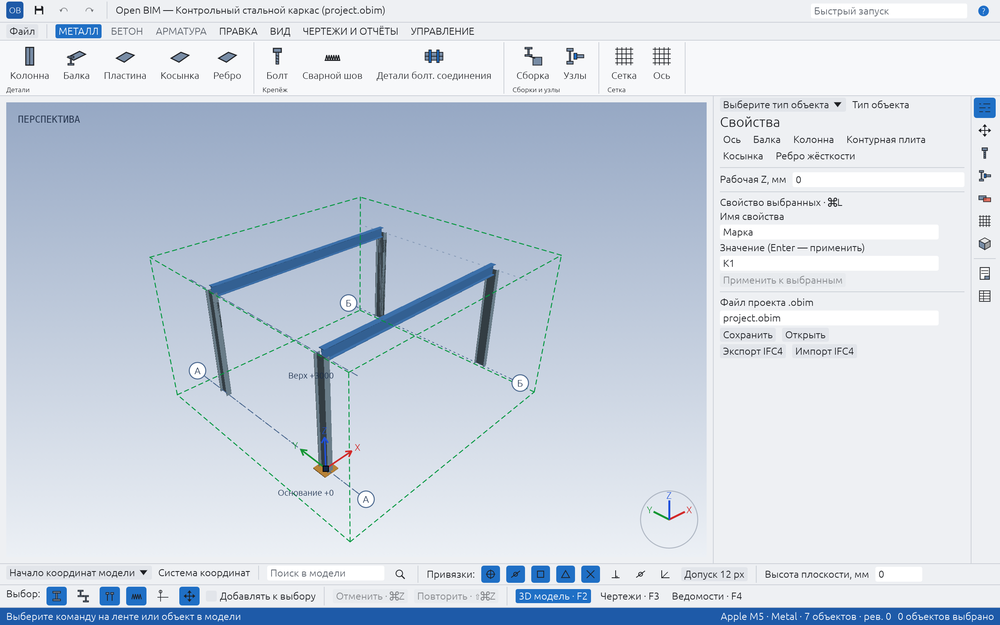
#> input picture tests/ui/viewport-depth/before-zoom-00.png, 1000 x 625 px, shrunk from 2560 x 1600 before the run
$ python ripple_metric.py before-zoom-00.png
#> lines starting #> are read from the running program, lines starting #| are printed output that depends on the picture; after the words box and inside, x2 and y2 are one past the last pixel; in counts of white or black regions, pixels touching at a corner belong together
"""Ripple metric: share of part pixels whose luminance deviates by more than 25
from the median of their 5×5 neighbourhood (dark triangles bleeding through
faces). Background (light gradient, luminance > 150) is excluded.

Usage: ripple_metric.py image.png [x0 y0 x1 y1]   (crop in pixels, optional)
"""
import sys
import numpy as np
from matplotlib import image

img = image.imread(sys.argv[1])[..., :3]
if img.dtype != np.uint8:
    img = (img * 255).astype(np.float32)
if len(sys.argv) == 6:
    x0, y0, x1, y1 = map(int, sys.argv[2:])
    img = img[y0:y1, x0:x1]
lum = 0.2126 * img[..., 0] + 0.7152 * img[..., 1] + 0.0722 * img[..., 2]
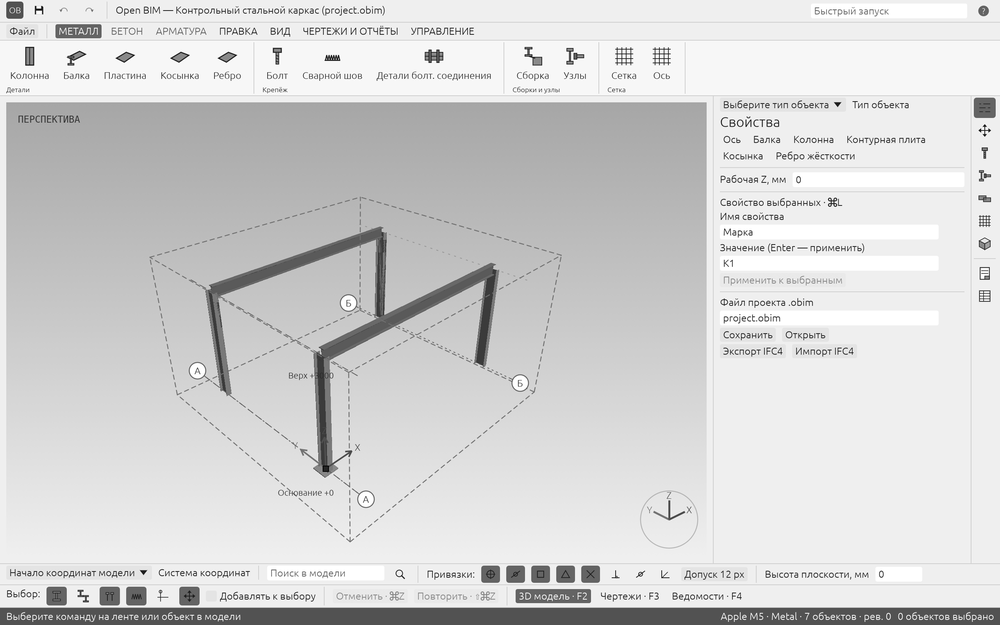
#> lum: shape (625, 1000) float32; min 0.289, max 255, mean 211.7
pad = np.pad(lum, 2, mode="edge")
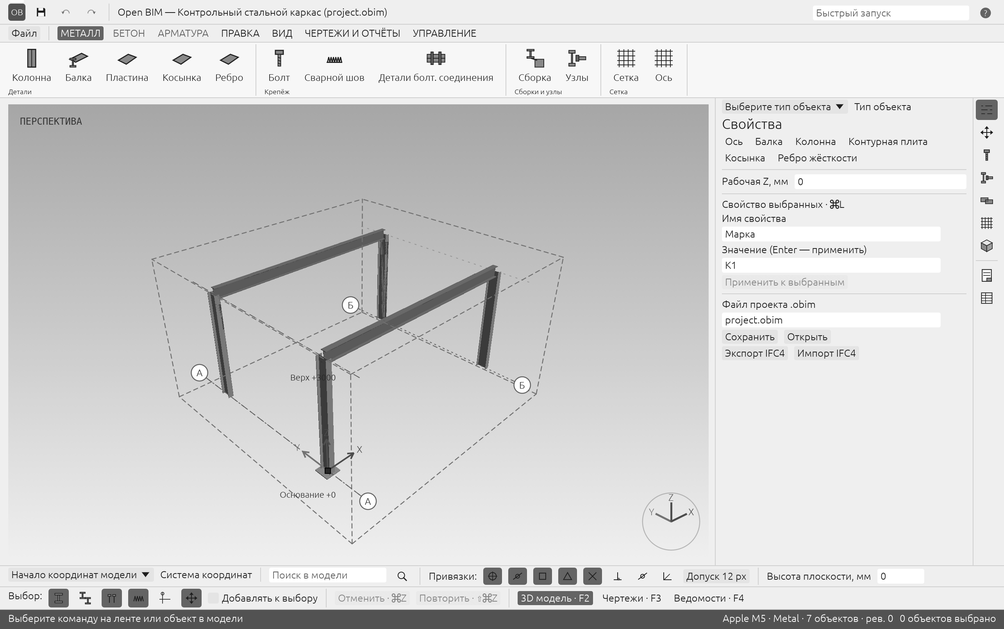
#> pad: shape (629, 1004) float32; min 0.289, max 255, mean 211.5
windows = np.lib.stride_tricks.sliding_window_view(pad, (5, 5))
median = np.median(windows.reshape(*lum.shape, 25), axis=-1)
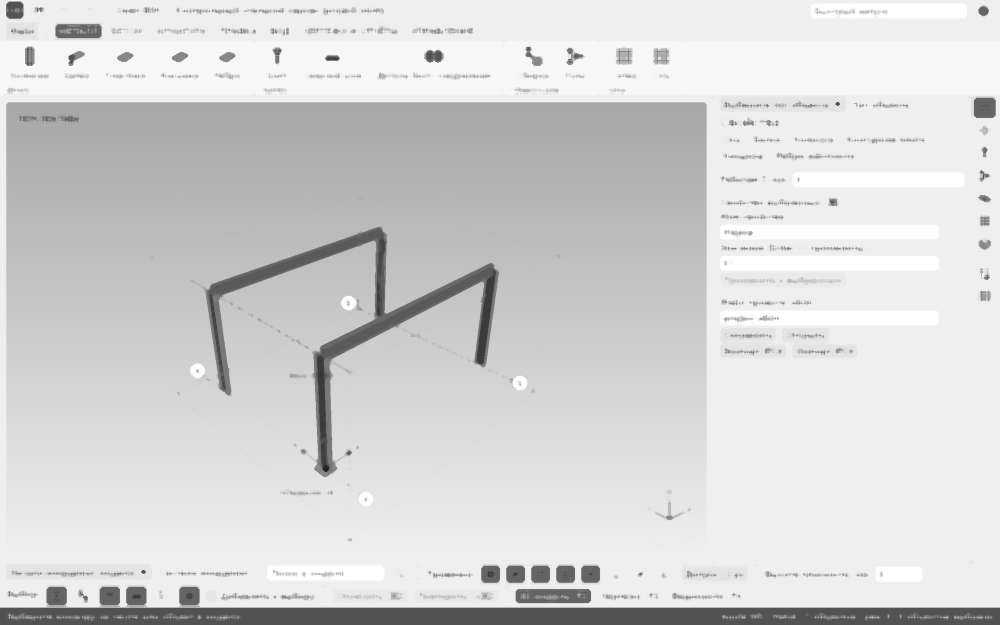
#> median: shape (625, 1000) float32; min 33.71, max 255, mean 213.3
part = lum < 150
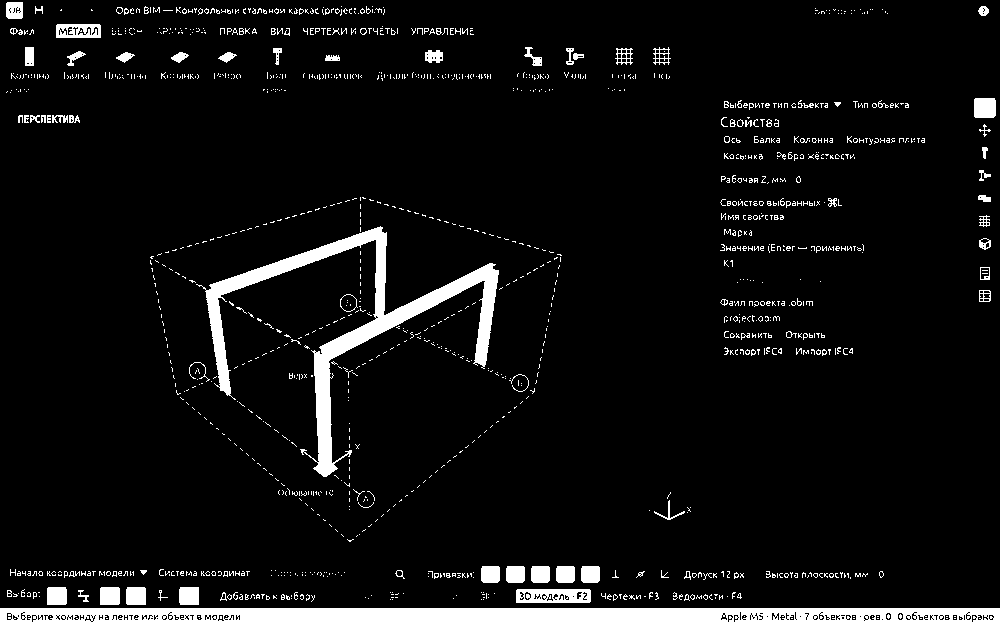
#> part: shape (625, 1000) bool; 6.7% white; 1280 white regions (1192 under 20 px), largest, box (x1, y1, x2, y2) and area: (0, 608, 1000, 625) 15815, (196, 226, 499, 477) 10100, (516, 589, 591, 603) 875
noise = (np.abs(lum - median) > 25) & part
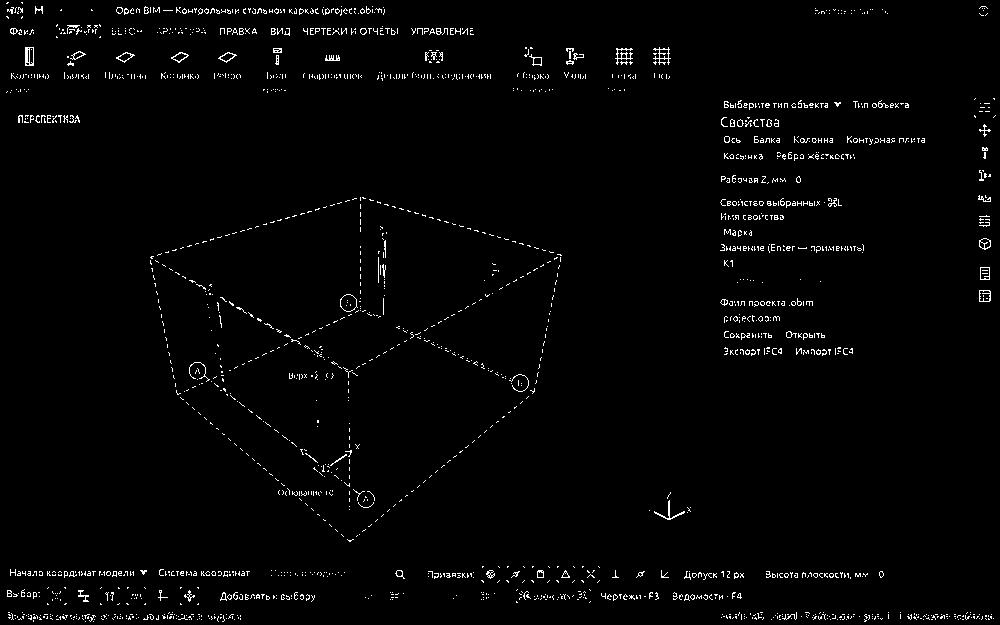
#> noise: shape (625, 1000) bool; 1.9% white in thin lines or dots
share = noise.sum() / max(part.sum(), 1) * 100
#> share = 28.05
print(f"{sys.argv[1]}: part pixels {part.sum()}, ripple {share:.2f} %")
#| before-zoom-00.png: part pixels 41915, ripple 28.05 %

$ run again, on tests/ui/viewport-depth/before-zoom-20.png
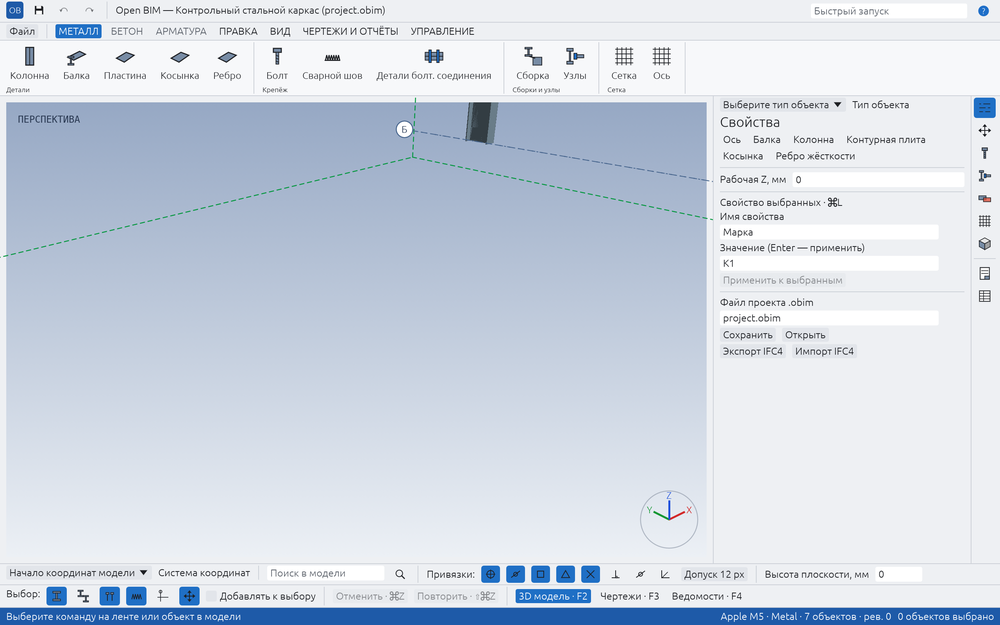
#> input picture tests/ui/viewport-depth/before-zoom-20.png, 1000 x 625 px, shrunk from 2560 x 1600 before the run
#> `part = lum < 150`:
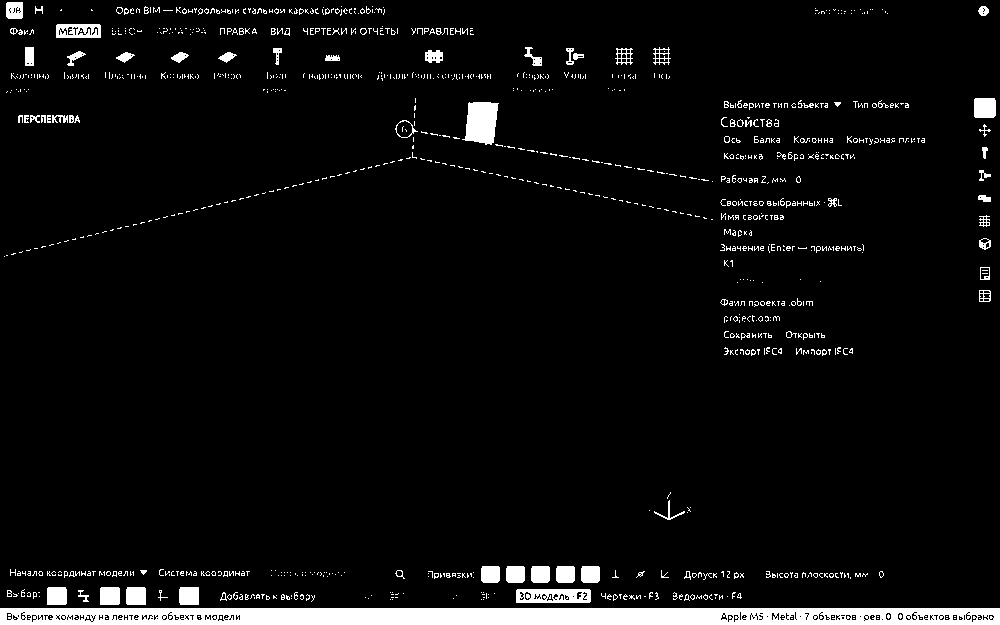
#> part: shape (625, 1000) bool; 5.2% white; 1073 white regions (988 under 20 px), largest, box (x1, y1, x2, y2) and area: (0, 608, 1000, 625) 15815, (462, 102, 499, 145) 1188, (516, 589, 591, 603) 875
#> `noise = (np.abs(lum - median) > 25) & part`:
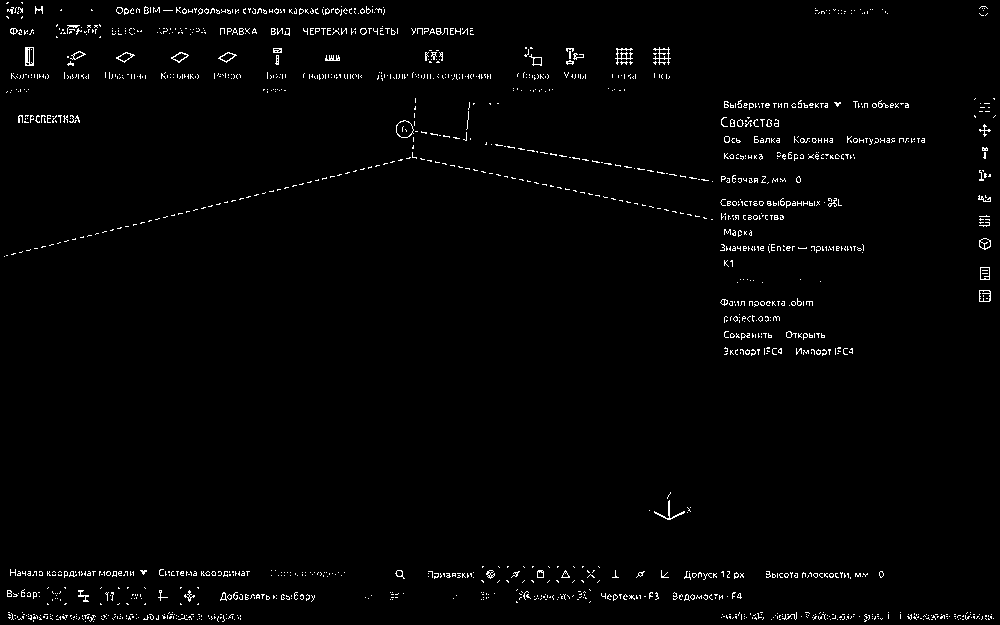
#> noise: shape (625, 1000) bool; 1.7% white in thin lines or dots
#> share = 32.71
#| before-zoom-20.png: part pixels 32232, ripple 32.71 %
